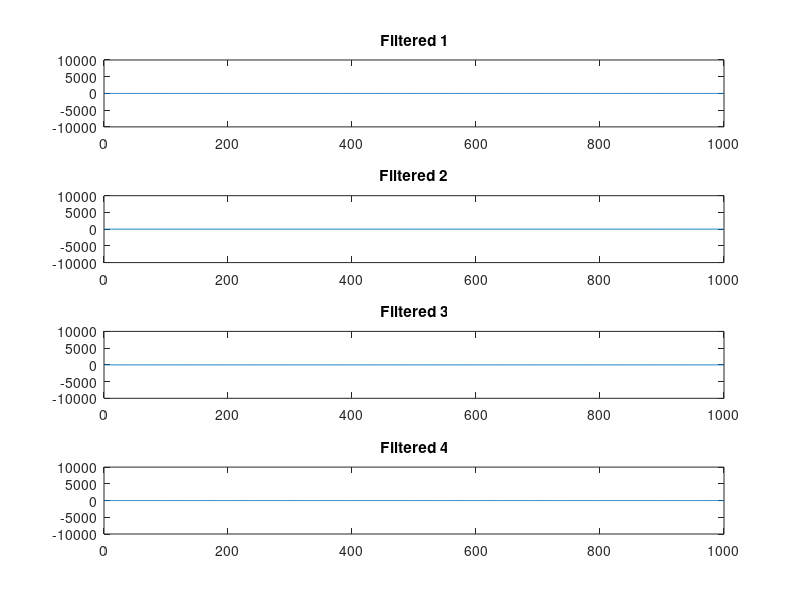

Write MATLAB code to recreate this figure. (Note: this script raises an error after producing the figure.)
%% plot_channels.m: plot the filtered values from the EMG setup device
clear all; clc; close all; 

NUM_SAMPLES = 1000;  % the sliding window of samples shown
DELAY = 0.005;   % delay between samples drawn in seconds, MUST be >= 0.05

GET_SAMPLE_DIR = '~/sonic_y4_annual_demo/bluetooth/';
path(path, GET_SAMPLE_DIR);   %setup new path 


xrange = 1:NUM_SAMPLES;
yrange = [-10000 , 10000];
channel = zeros(4, NUM_SAMPLES);

val_dump = zeros(5,1);

figure

%%%% Beginnning  of Plot lines

%clf 
subplot(4,1,1)
h1 = plot(xrange, channel(1,:)); title('Filtered 1');
ylim(yrange);

subplot(4,1,2)
h2 = plot(xrange, channel(2,:)); title('Filtered 2');
ylim(yrange);

subplot(4,1,3)
h3 = plot(xrange, channel(3,:)); title('Filtered 3');
ylim(yrange);

subplot(4,1,4)
h4 = plot(xrange, channel(4,:)); title('Filtered 4');
ylim(yrange);
%drawnow limitrate nocallbacks    

%%%% End of Plot lines

h1.YDataSource = 'chn1';
h2.YDataSource = 'chn2';
h3.YDataSource = 'chn3';
h4.YDataSource = 'chn4';

iter = 1;
while (1)
%    for i = xrange
    [sec, ms, usec, ch] = get_sample;

    val_dump = [val_dump, [iter; ch']];
    iter = iter + 1;

    channel = [channel(:, 2:NUM_SAMPLES), ch'];
    chn1 = channel(1,:);
    chn2 = channel(2,:);
    chn3 = channel(3,:);
    chn4 = channel(4,:);
    refreshdata

    pause(DELAY);    %% pause >= 50 ms; VERY IMPORTANY for get_sample to work
%    end     %for
    
end %while
